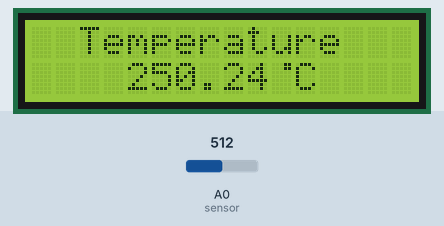
Simulated run of this sketch. Board: Arduino Uno, built with avr-gcc and run on an emulated ATmega328P. Shown: 16×2 character LCD. The inputs (shaded band) are chosen by the test bench; at power-on: A0 (sensor) = 512. What the sketch prints to the serial monitor is not drawn.

Above: at 5.2 s.
5.3 s: A0 (sensor) set to 212
At 6.6 s:
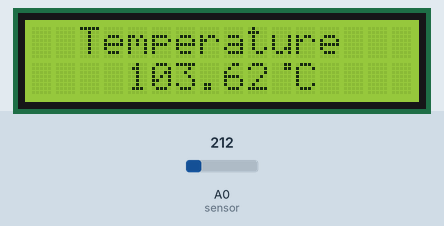
6.9 s: A0 (sensor) set to 188
At 8.8 s:
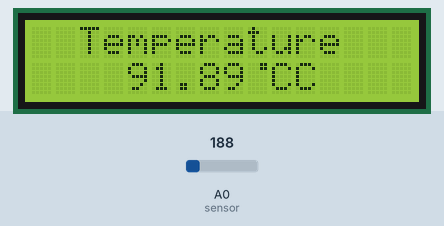
9.1 s: A0 (sensor) set to 23
At 10.9 s:
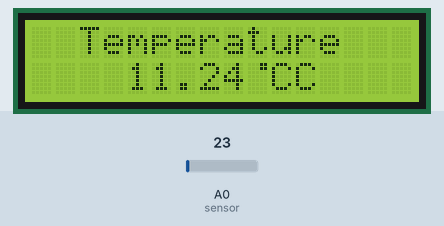
11.2 s: A0 (sensor) set to 19
At 13.1 s:
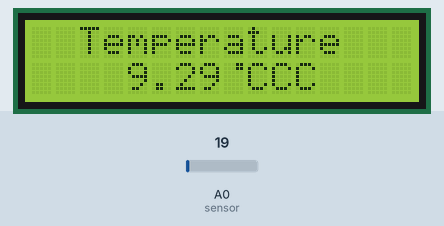
Timing chart, 0 to 14.3 s (numbered marks = the images above; inputs shaded):
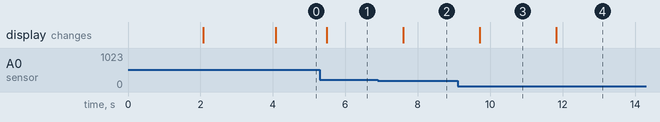

The sketch:

TempProcessing.ino
```cpp
#include<LiquidCrystal.h>
#define sensor A0
float analog_value;
LiquidCrystal lcd(2,3,4,5,6,7);

byte degree[8] =
              {
                0b00011,
                0b00011,
                0b00000,
                0b00000,
                0b00000,
                0b00000,
                0b00000,
                0b00000
              };

void setup()
{
   lcd.createChar(1, degree);
  lcd.begin(16,2);
  Serial.begin(9600);
  pinMode(sensor, INPUT);

  lcd.setCursor(0,0);
  lcd.print("Temperature Plot");
  lcd.setCursor(0,1);
  lcd.print("Using Proccesing");
  delay(2000);
  lcd.clear();
  lcd.setCursor(0,0);
  lcd.print(" By KIRTI KARAN ");
  lcd.setCursor(0,1);
  lcd.print("DKOPLABS");
  delay(2000);
  lcd.clear();
}

void loop()
{
  float reading=analogRead(sensor);
  analog_value=reading*(5.0/1023.0)*100;

  lcd.setCursor(0,0);
  lcd.print("  Temperature  ");
  lcd.setCursor(4,1);
  lcd.print(analog_value);
  lcd.write(1);
  lcd.print("C");
  Serial.println(analog_value);
  delay(700);
}
```

Measured:
- the behaviour switches between 205 and 204 on A0 (sensor) (found by bisection; images 1 and 2)
- the behaviour switches between 21 and 20 on A0 (sensor) (found by bisection; images 3 and 4)
- after the input at 5.3 s, the display: changes after 0.19 s (image 1)
- after the input at 6.9 s, the display: changes after 0.70 s (image 2)
- after the input at 9.1 s, the display: changes after 0.61 s (image 3)
- after the input at 11.2 s, the display: changes after 0.63 s (image 4)
